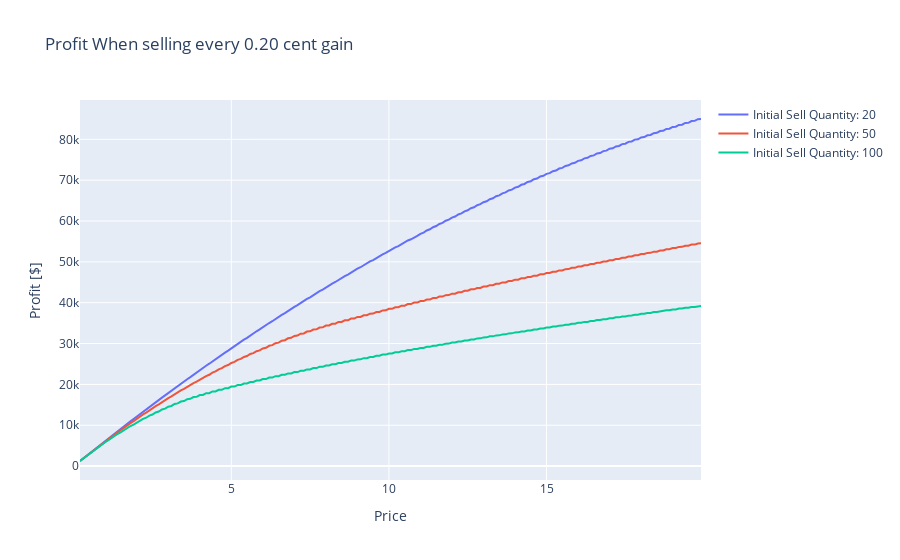

Here is the notebook cell this chart was saved with:
### Code cell
fig.update_layout(title=f'Profit When selling every 0.20 cent gain',
                   xaxis_title='Price',
                   yaxis_title='Profit [$]')
fig.show()

### Figure 1 — Plotly figure (JSON) as saved in the notebook; plotly's stock layout.template omitted (floating-point values rounded to 4 significant figures; data arrays with more than 128 entries replaced by an {"elided": "..."} marker saying what was removed)
{"data": [{"mode": "lines", "name": "Initial Sell Quantity: 20", "type": "scatter", "x": {"elided": "198 float values"}, "y": {"elided": "198 float values"}}, {"mode": "lines", "name": "Initial Sell Quantity: 50", "type": "scatter", "x": {"elided": "198 float values"}, "y": {"elided": "198 float values"}}, {"mode": "lines", "name": "Initial Sell Quantity: 100", "type": "scatter", "x": {"elided": "198 float values"}, "y": {"elided": "198 float values"}}], "layout": {"title": {"text": "Profit When selling every 0.20 cent gain"}, "xaxis": {"title": {"text": "Price"}}, "yaxis": {"title": {"text": "Profit [$]"}}}}
